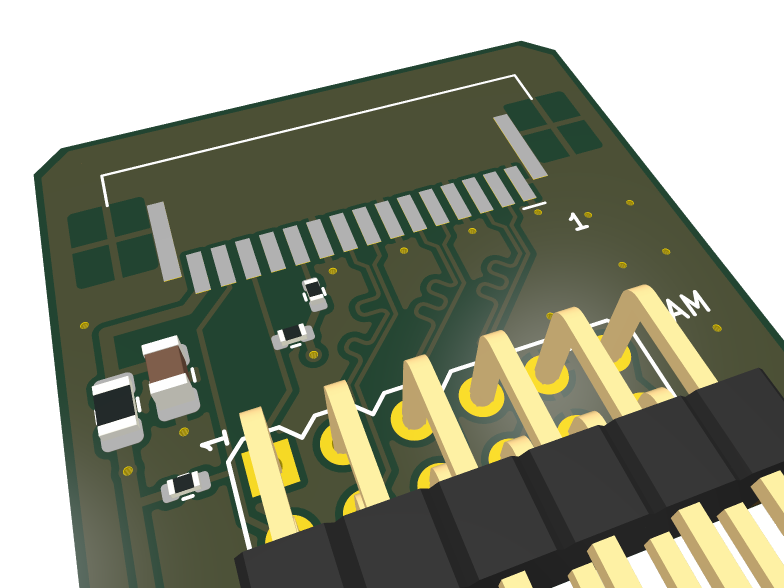
#> input picture eda/csi_capture/hw/Pmod_RPiCamera/fab/Pmod_RPiCamera_3d.png, 1568 x 1176 px (shown at 1/2 size)
$ python -i gb_color_ref.py   (imports and definitions only)
#> lines starting #> are read from the running program, lines starting #| are printed output that depends on the picture
#!/usr/bin/env python3
# SPDX-License-Identifier: BSL-1.0
# Copyright Kenta Ida 2026.
"""Reference model of GbColorQuant (gb_color_quant.veryl): a 128x112 RGB565 frame -> GBC tiles with
4 palettes x 4 colours for every tile row.

    python3 gb_color_ref.py gen  col_in.hex IMAGE...      # test frames (RGB565, one per line)
    python3 gb_color_ref.py check col_in.hex col_out.hex  # RAM bank 0 0x0100-0x11BF per frame
    python3 gb_color_ref.py show  out.png IMAGE...        # original next to the GBC picture

For every tile row (16 tiles):
  1. tile means (8-bit channels from RGB565 as r5 << 3 | r5 >> 2 ...), and the luma range of each
     tile, luma = (r + 2 g + b) >> 2
  2. 4 groups by k-means on the tile means (L1 distance; first centre the tile of the highest mean
     luma, then each the tile farthest from the centres so far; 3 updates; ties to the lowest index),
     groups renumbered by the centre's r + 2 g + b, darkest first (stable)
  3. for every pixel: i = min(3, ((Y - ymin) * (12288 // max(1, ymax - ymin)) + bayer * 256 + 128) >> 12)
     with the group's luma range; colour i of the group's palette = the mean of its pixels with that
     i, or grey ymin + (ymax - ymin) * i // 3 when none (an empty group is black)
RAM bank 0 (offsets): 0x0100 + tile * 16 + row * 2 the tiles (colour index i: plane 0 = bit 0),
0x0F00 + tile the BG attribute (0x08 | (ty & 1) << 2 | group), 0x1000 + ty * 32 + group * 8 + i * 2
the palettes (RGB555, little endian).
"""
import sys

W, H = 128, 112
BAYER = [0, 8, 2, 10, 12, 4, 14, 6, 3, 11, 1, 9, 15, 7, 13, 5]
RAM_LO, RAM_HI = 0x0100, 0x11C0


def rgb8(v):
    r5, g6, b5 = v >> 11, (v >> 5) & 0x3F, v & 0x1F
    return ((r5 << 3) | (r5 >> 2), (g6 << 2) | (g6 >> 4), (b5 << 3) | (b5 >> 2))


def l1(a, b):
    return abs(a[0] - b[0]) + abs(a[1] - b[1]) + abs(a[2] - b[2])


# [83 lines left out: functions quant, render, not called in this run]


def load(path):
    from PIL import Image
    im = Image.open(path).convert('RGB')
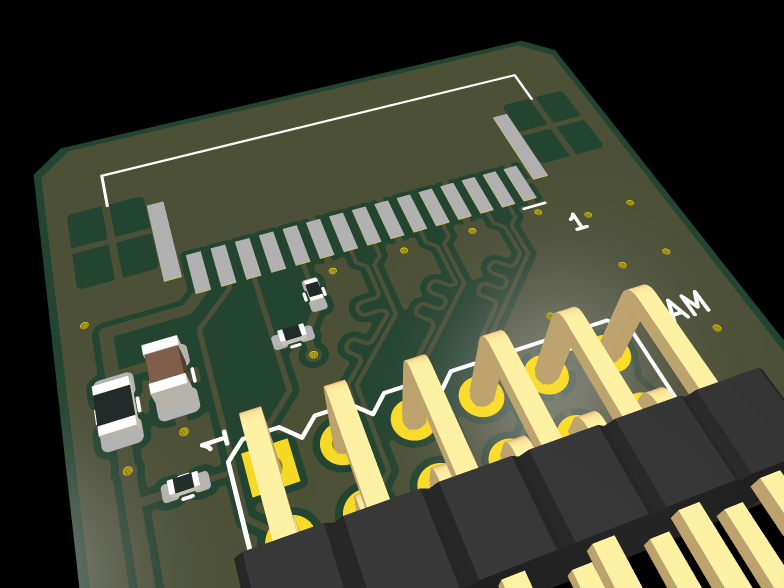
#> im: PIL image 1568x1176 RGB (shown at 1/2 size); mean R, G, B 68.8, 72.7, 54.3
    w, h = im.size
#> w = 1568; h = 1176
    cw = min(w, h * 8 // 7)
#> cw = 1344
    ch = cw * 7 // 8
#> ch = 1176
    im = im.crop(((w - cw) // 2, (h - ch) // 2, (w + cw) // 2, (h + ch) // 2)).resize((W, H), Image.LANCZOS)
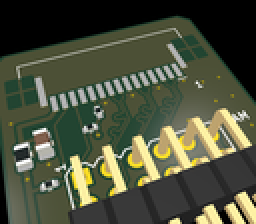
#> im: PIL image 128x112 RGB (shown 2 times larger); mean R, G, B 75.7, 80.5, 60.1
    return im, [(r >> 3) << 11 | (g >> 2) << 5 | (b >> 3) for r, g, b in im.getdata()]


# [55 lines left out: functions synthetic, main, not called in this run]


# [2 lines not run here, left out]

>>> result = load('../../../eda/csi_capture/hw/Pmod_RPiCamera/fab/Pmod_RPiCamera_3d.png')

$ run again, on eda/csi_capture/hw/Pmod_RPiCamera/fab/Pmod_RPiCamera_top.png
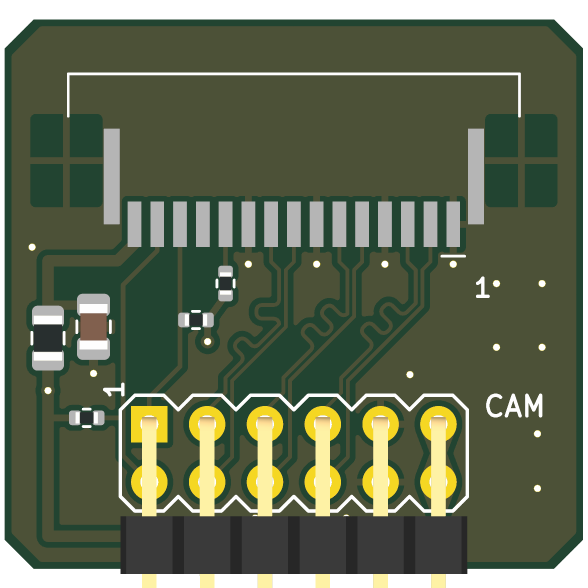
#> input picture eda/csi_capture/hw/Pmod_RPiCamera/fab/Pmod_RPiCamera_top.png, 1176 x 1176 px (shown at 1/2 size)
#> in load, `im = Image.open(path).convert('RGB')`:
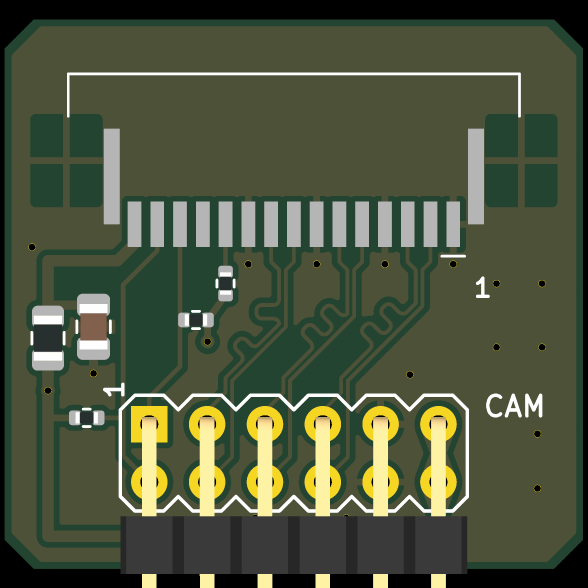
#> im: PIL image 1176x1176 RGB (shown at 1/2 size); mean R, G, B 76.2, 85.2, 61.4
#> in load, `im = im.crop(((w - cw) // 2, (h - ch) // 2, (w + cw) // 2, (h + ch) //..`:
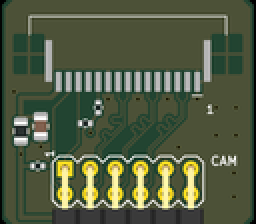
#> im: PIL image 128x112 RGB (shown 2 times larger); mean R, G, B 82, 91.8, 65.9
